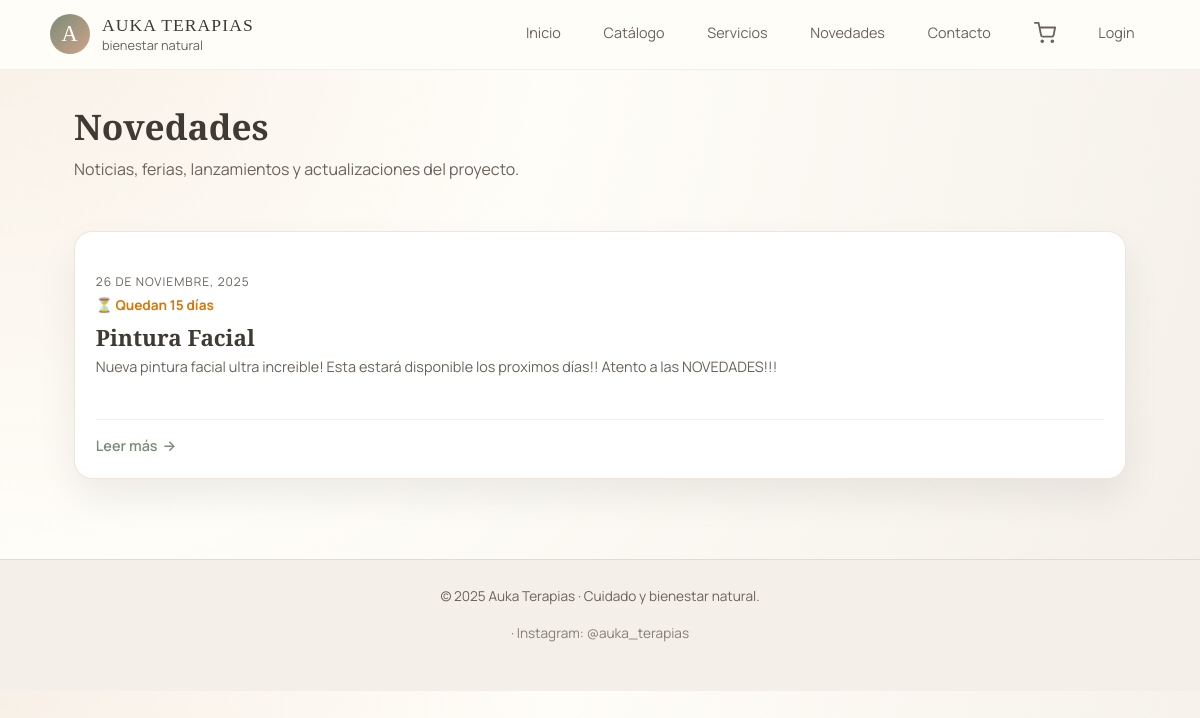
Screenshot of /novedades/ with the database file from the repository.
### novedades/models.py (models this page shows, shortened)
class NewsItem(models.Model):
    titulo = models.CharField(max_length=100)
    contenido = models.TextField()
    creado_en = models.DateTimeField(auto_now_add=True)
    actualizado_en = models.DateTimeField(auto_now=True)
    publicado = models.BooleanField(default=True)
    fecha_expiracion = models.DateField(null=True, blank=True, verbose_name="Fecha de expiración")
    class Meta:
        verbose_name = 'Noticia'
        verbose_name_plural = 'Noticias'
        ordering = ['-creado_en']
    @property
    def dias_restantes(self):
        if self.fecha_expiracion:
            hoy = timezone.now().date()
            delta = self.fecha_expiracion - hoy
            return delta.days
        return None

### novedades/views.py (the view)
# urls.py: path('', views.news_list, name='novedades_lista'),
def news_list(request):
    hoy = timezone.now().date()
    noticias = NewsItem.objects.filter(publicado=True)
    if not request.user.is_staff:
        noticias = noticias.filter(
            Q(fecha_expiracion__isnull=True) | Q(fecha_expiracion__gte=hoy)
        )
    return render(request, 'novedades/lista_de_novedades.html', {'noticias': noticias})

### carrito/context_processors.py (called while the page is built)
def contador_carrito(request):
    cart = request.session.get('cart', {})
    total_items = sum(cart.values())
    return {'total_items': total_items}

### novedades/templates/novedades/lista_de_novedades.html (shortened to what this page needs)
{% extends 'core/base.html' %}
{% load static %}
{% block content %}
<header style="display: flex; justify-content: space-between; align-items: end; margin-bottom: 2rem; flex-wrap: wrap; gap: 1rem;">
    <div>
        <h1>Novedades</h1>
        <p>Noticias, ferias, lanzamientos y actualizaciones del proyecto.</p>
    </div>
</header>
<div class="grid">
    {% for noticia in noticias %}
        <article class="card" style="display: flex; flex-direction: column; height: 100%;">
            <div style="padding: 1rem 0; flex-grow: 1;">
                <small style="color: var(--color-text-soft); text-transform: uppercase; font-size: 0.75rem; letter-spacing: 1px;">
                    {{ noticia.creado_en|date:"d \d\e F, Y" }}
                </small>
                {% if noticia.dias_restantes is not None %}
                    <div style="margin-top: 5px; font-size: 0.85rem; font-weight: bold;">
                        {% if noticia.dias_restantes > 1 %}
                            <span style="color: #d97706;">⏳ Quedan {{ noticia.dias_restantes }} días</span>
                        {% elif noticia.dias_restantes == 1 %}
                            <span style="color: #d97706;">⏳ Queda 1 día</span>
                        {% elif noticia.dias_restantes == 0 %}
                            <span style="color: #dc2626;">⚠️ Expira hoy</span>
                        {% else %}
                            <span style="color: #991b1b;">❌ Expirada (hace {{ noticia.dias_restantes|stringformat:"d"|slice:"1:" }} días)</span>
                        {% endif %}
                    </div>
                {% endif %}
                <h3 style="margin-top: 0.5rem; font-size: 1.4rem;">
                    <a href="{% url 'novedades:novedades_detalles' noticia.pk %}" style="color: var(--color-text); text-decoration: none;">
                        {{ noticia.titulo }}
                    </a>
                </h3>
                <p style="margin-bottom: 1rem; color: var(--color-text-soft);">
                    {{ noticia.contenido|striptags|truncatewords:20 }}
                </p>
            </div>
            <div style="border-top: 1px solid rgba(0,0,0,0.05); padding-top: 1rem; margin-top: auto;">
                <a href="{% url 'novedades:novedades_detalles' noticia.pk %}" style="font-weight: 600; font-size: 0.9rem; display: flex; align-items: center; gap: 5px;">
                    Leer más <span>→</span>
                </a>
            </div>
        </article>
    {% empty %}
        <div style="grid-column: 1 / -1; text-align: center; padding: 4rem; opacity: 0.6;">
            <p>No hay novedades publicadas por el momento.</p>
        </div>
    {% endfor %}
</div>
{% endblock %}

### static/css/styles.css (style rules this page uses)
:root { --color-bg: #FFFDF8; --color-bg-soft: #F4EFE8; --color-bg-card: #FFFFFF; --color-primary: #7A8C76; --color-primary-soft: #A9B7A0; --color-accent: #CFA28A; --color-text: #3F3A33; --color-text-soft: #6B635A; --shadow-soft: 0 18px 38px rgba(0, 0, 0, 0.07); --radius-lg: 18px; }
*, *::before, *::after { box-sizing: border-box; }
body { margin: 0; padding: 0; font-family: "Manrope", system-ui, -apple-system, BlinkMacSystemFont, sans-serif; color: var(--color-text); background: radial-gradient(circle at top left, #F8F0E7, #FFFDF8 40%, #F4EFE8 100%); }
h1, h2, h3, h4 { font-family: "Playfair Display", serif; color: var(--color-text); margin-top: 0; }
h1 { font-size: 2.2rem; margin-bottom: 0.4rem; }
p { line-height: 1.7; color: var(--color-text-soft); margin-top: 0; }
a { color: var(--color-primary); text-decoration: none; }
.grid { display: grid; grid-template-columns: repeat(auto-fit, minmax(230px, 1fr)); gap: 1.6rem; margin: 1.6rem 0 2rem; }
.card { background: var(--color-bg-card); border-radius: var(--radius-lg); padding: 1.3rem 1.3rem 1.4rem; box-shadow: var(--shadow-soft); border: 1px solid rgba(214, 196, 175, 0.42); display: flex; flex-direction: column; gap: 0.5rem; }
.card h3 { margin: 0.5rem 0 0.1rem; font-size: 1.1rem; }
.card p { margin: 0; font-size: 0.9rem; }

### rows the page displays
NewsItem: creado_en "26 DE NOVIEMBRE, 2025", dias_restantes "15", titulo "Pintura Facial", contenido "Nueva pintura facial ultra increible! Esta estará disponible los proximos días!! Atento a las NOVEDADES!!!"
